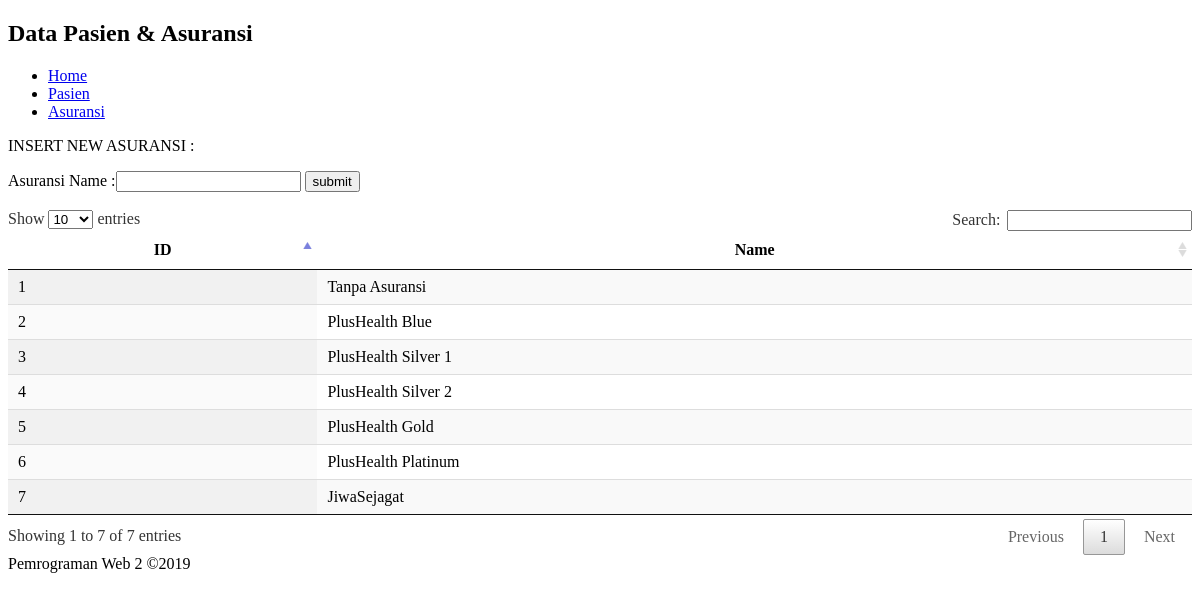
The app's page /?menu=asuransi with its own data.
### tables this page shows
CREATE TABLE `insurance` (
  `id` int(11) NOT NULL,
  `name_class` varchar(150) NOT NULL
);

### db_function/asuransi_func.php (called while the page is built, shortened)
<?php
function getAllAsuransi(){
    $link = new PDO('mysql:host=localhost;dbname=prakpw220191','root','');
    $link->setAttribute(PDO::ATTR_AUTOCOMMIT,false);
    $link->setAttribute(PDO::ATTR_ERRMODE ,PDO::ERRMODE_EXCEPTION);
    $query = "SELECT * FROM insurance";
    $result = $link->query($query);
    return $result;
}

### view/asuransi.php (the view, shortened to what this page needs)
<form method="post">
    <p>INSERT NEW ASURANSI :</p>
    Asuransi Name :<input type="text" name="txtName" id="name">
    <input name="btnSubmit" type="submit" value="submit">
</form>
<br>
<table id="tbasuransi" class="display">
    <thead>
        <tr>
            <th>ID</th>
            <th>Name</th>
        </tr>
    </thead>
    <tbody>
        <?php
            $asuransis = getAllAsuransi();
            foreach ($asuransis as $asuransi) {
                echo '<tr>';
                echo '<td>' . $asuransi['id'] . '</td>';
                echo '<td>' . $asuransi['name_class'] . '</td>';
                echo '</tr>';
            }
        ?>
    </tbody>
</table>

### src/datatables.css (style rules this page uses)
table.dataTable { width: 100%; margin: 0 auto; clear: both; border-collapse: separate; border-spacing: 0; }
table.dataTable thead th, table.dataTable tfoot th { font-weight: bold; }
table.dataTable thead th, table.dataTable thead td { padding: 10px 18px; border-bottom: 1px solid #111; }
table.dataTable thead .sorting, table.dataTable thead .sorting_asc, table.dataTable thead .sorting_desc, table.dataTable thead .sorting_asc_disabled, table.dataTable thead .sorting_desc_disabled { cursor: pointer; *cursor: hand; background-repeat: no-repeat; background-position: center right; }
table.dataTable thead .sorting { background-image: url("DataTables-1.10.18/images/sort_both.png"); }
table.dataTable thead .sorting_asc { background-image: url("DataTables-1.10.18/images/sort_asc.png"); }
table.dataTable tbody tr { background-color: #ffffff; }
table.dataTable tbody th, table.dataTable tbody td { padding: 8px 10px; }
table.dataTable.row-border tbody th, table.dataTable.row-border tbody td, table.dataTable.display tbody th, table.dataTable.display tbody td { border-top: 1px solid #ddd; }
table.dataTable.row-border tbody tr:first-child th, table.dataTable.row-border tbody tr:first-child td, table.dataTable.display tbody tr:first-child th, table.dataTable.display tbody tr:first-child td { border-top: none; }
table.dataTable.stripe tbody tr.odd, table.dataTable.display tbody tr.odd { background-color: #f9f9f9; }
table.dataTable.order-column tbody tr > .sorting_1, table.dataTable.order-column tbody tr > .sorting_2, table.dataTable.order-column tbody tr > .sorting_3, table.dataTable.display tbody tr > .sorting_1, table.dataTable.display tbody tr > .sorting_2, table.dataTable.display tbody tr > .sorting_3 { background-color: #fafafa; }
table.dataTable.display tbody tr.odd > .sorting_1, table.dataTable.order-column.stripe tbody tr.odd > .sorting_1 { background-color: #f1f1f1; }
table.dataTable.display tbody tr.even > .sorting_1, table.dataTable.order-column.stripe tbody tr.even > .sorting_1 { background-color: #fafafa; }
table.dataTable.no-footer { border-bottom: 1px solid #111; }
table.dataTable, table.dataTable th, table.dataTable td { box-sizing: content-box; }

### records on screen
insurance: id "1", name_class "Tanpa Asuransi"
insurance: id "2", name_class "PlusHealth Blue"
insurance: id "3", name_class "PlusHealth Silver 1"
insurance: id "4", name_class "PlusHealth Silver 2"
insurance: id "5", name_class "PlusHealth Gold"
insurance: id "6", name_class "PlusHealth Platinum"
insurance: id "7", name_class "JiwaSejagat"
